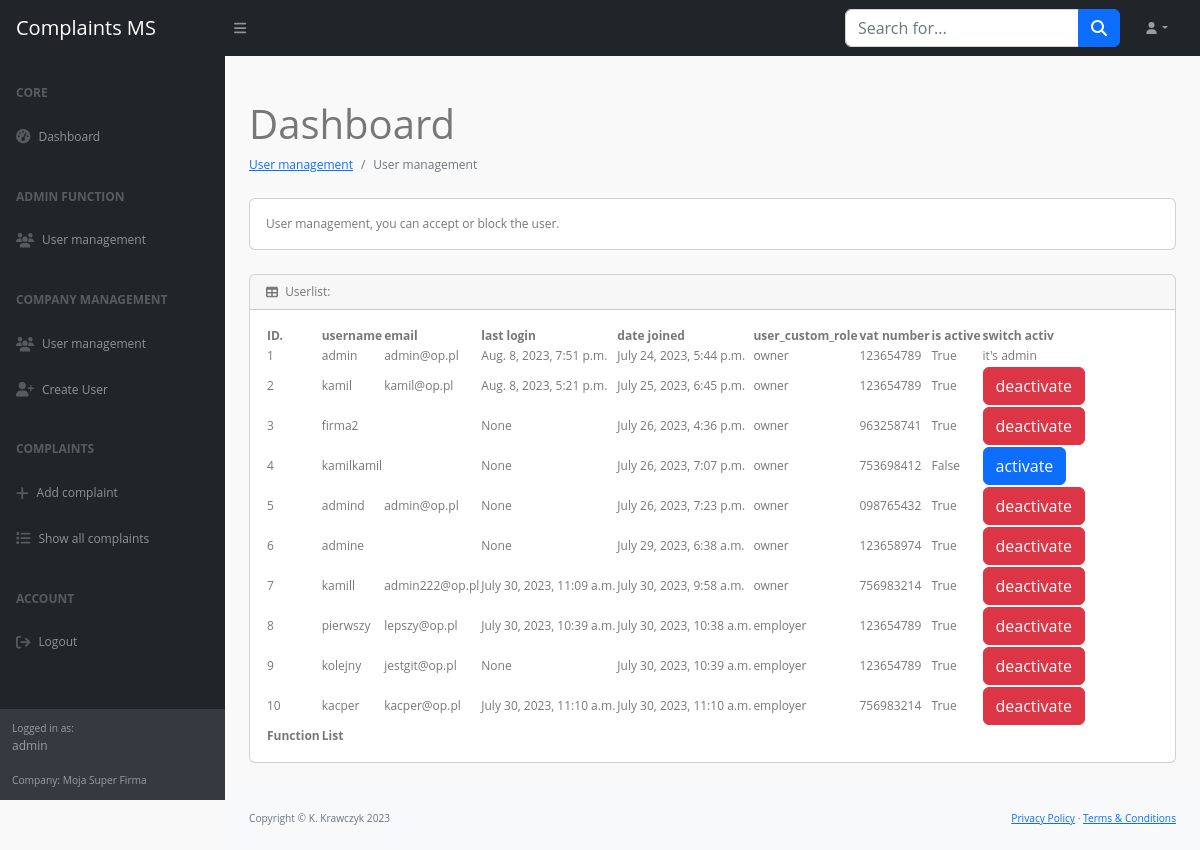
Before: /adm/user/ (signed in) with the older database file.
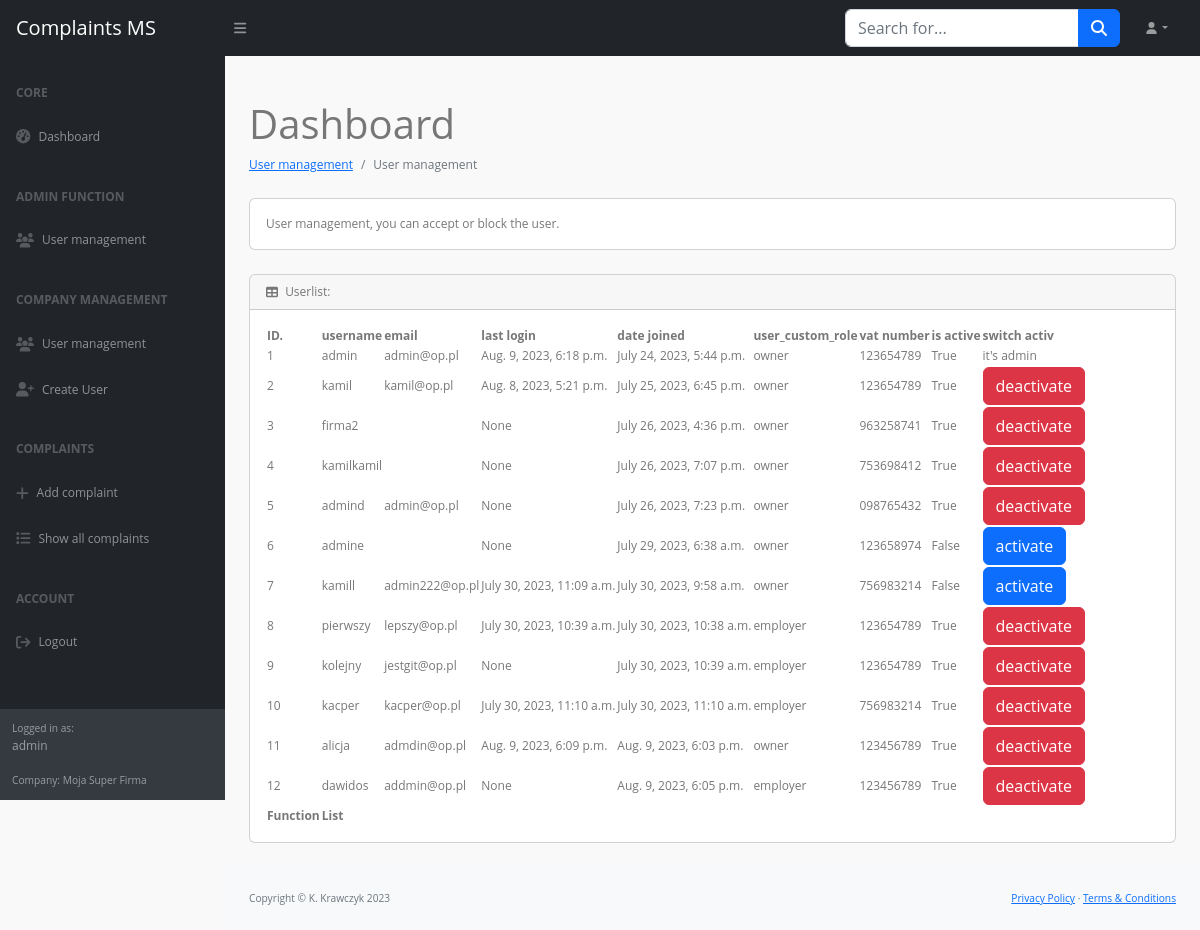
After: the same page with the newer database file.
### complaints/models.py (models this page shows)
class MyUser(AbstractUser):
    company = models.ForeignKey(Company, on_delete=models.CASCADE, null=True, blank=True)
    user_custom_role = models.IntegerField(choices=USER_ROLE, default=2)

class Company(models.Model):
    name = models.CharField(max_length=64, null=True, blank=True)
    nip = models.CharField(max_length=16, primary_key=True)
    adress = models.CharField(max_length=64, null=True, blank=True)

### complaints/views_admin.py (the view)
# urls.py: path('adm/user/', AdminUser.as_view()),
class AdminUser(View):
    def get(self, request):
        if not request.user.is_superuser:
            return render(request, 'admin/no_permissions.html')
        ctx = {
            'users': User.objects.all(),
            'link': "/adm"
        }
        return render(request, 'admin/user.html', ctx)

### complaints/my_context_processor.py (called while the page is built)
def my_cp(request):
    user = request.user
    ctx = {}
    if user.is_authenticated:
        ctx.update({
            'current_user': user
        })
    return ctx

### complaints/templates/admin/user.html (shortened to what this page needs)
{% extends 'user/../base.html' %}
{% block main %}
<main>
    <div class="container-fluid px-4">
        <h1 class="mt-4">Dashboard</h1>
        <ol class="breadcrumb mb-4">
            <li class="breadcrumb-item"><a href="">User management</a></li>
            <li class="breadcrumb-item active">User management</li>
        </ol>
        <div class="card mb-4">
            <div class="card-body">
                User management, you can accept or block the user.
            </div>
        </div>
        <div class="card mb-4">
            <div class="card-header">
                <i class="fas fa-table me-1"></i>
                Userlist:
            </div>
            <div class="card-body">
                <table id="datatablesSimple">
                    <thead>
                        <tr>
                            <th>ID.</th>
                            <th>username</th>
                            <th>email</th>
                            <th>last login</th>
                            <th>date joined</th>
                            <th>user_custom_role</th>
                            <th>vat number</th>
                            <th>is active</th>
                            <th>switch activ</th>
                        </tr>
                    </thead>
                    <tfoot>
                        <tr>
                            <th>Function</th>
                            <th>List</th>
                        </tr>
                    </tfoot>
                    <tbody>
                        {% for user in users %}
                        <tr>
                            <td>{{ user.id }}</td>
                            <td>{{ user.username }}</td>
                            <td>{{ user.email }}</td>
                            <td>{{ user.last_login }}</td>
                            <td>{{ user.date_joined }}</td>
                            <td>
                            {% if user.user_custom_role == 1 %} admin
                            {% elif user.user_custom_role == 2 %}owner
                            {% elif user.user_custom_role == 3 %}employer
                            {% endif %}
                            </td>
                            <td>{{ user.company_id }}</td>
                            <td>{{ user.is_active }}</td>
                            <td>
                                {% if user.is_superuser %}
                                    it's admin
                                {% else %}
                                    {% if user.is_active %}
                                        <a class="btn btn-danger" href="{{ link }}/0/{{ user.id }}/">deactivate</a>
                                    {% else %}
                                        <a class="btn btn-primary" href="{{ link }}/1/{{ user.id }}/">activate</a>
                                    {% endif %}
                                {% endif %}
                            </td>
                        </tr>
                        {% endfor %}
                    </tbody>
                </table>
            </div>
        </div>
    </div>
</main>
{% endblock %}

### complaints/templates/base.html (shortened to what this page needs)
<!DOCTYPE html>
<html lang="en">
    <head>
        {% load static %}
        <link href="https://cdn.jsdelivr.net/npm/simple-datatables@7.1.2/dist/style.min.css" rel="stylesheet" />
        <link href="{% static 'css/styles.css' %}" rel="stylesheet" />
    </head>
    <body class="sb-nav-fixed">
        {% include 'nav_top.html' %}
        <div id="layoutSidenav">
            {% include 'navbar_left.html' %}
            <div id="layoutSidenav_content">
                {% block main %}{% endblock %}
                {% include 'footer.html' %}
            </div>
        </div>
    </body>
</html>

### complaints/templates/nav_top.html (shortened to what this page needs)
<nav class="sb-topnav navbar navbar-expand navbar-dark bg-dark">
            <a class="navbar-brand ps-3" href="">Complaints MS</a>
            <button class="btn btn-link btn-sm order-1 order-lg-0 me-4 me-lg-0" id="sidebarToggle" href="#!"><i class="fas fa-bars"></i></button>
            <form class="d-none d-md-inline-block form-inline ms-auto me-0 me-md-3 my-2 my-md-0">
                <div class="input-group">
                    <input class="form-control" type="text" placeholder="Search for..." aria-label="Search for..." aria-describedby="btnNavbarSearch" />
                    <button class="btn btn-primary" id="btnNavbarSearch" type="button"><i class="fas fa-search"></i></button>
                </div>
            </form>
            <ul class="navbar-nav ms-auto ms-md-0 me-3 me-lg-4">
                <li class="nav-item dropdown">
                    <a class="nav-link dropdown-toggle" id="navbarDropdown" href="#" role="button" data-bs-toggle="dropdown" aria-expanded="false"><i class="fas fa-user fa-fw"></i></a>
                </li>
            </ul>
        </nav>

### complaints/templates/navbar_left.html
<div id="layoutSidenav_nav">
                <nav class="sb-sidenav accordion sb-sidenav-dark" id="sidenavAccordion">
                    <div class="sb-sidenav-menu">
                        <div class="nav">
                            <div class="sb-sidenav-menu-heading">Core</div>
                            <a class="nav-link" href="/panel/home/">
                                <div class="sb-nav-link-icon"><i class="fas fa-tachometer-alt"></i></div>
                                Dashboard
                            </a>
                            <div class="sb-sidenav-menu-heading">Admin function</div>
                            <a class="nav-link" href="/adm/user">
                                <div class="sb-nav-link-icon"><i class="fa-solid fa-users"></i></div>
                                User management
                            </a>
                            <div class="sb-sidenav-menu-heading">Company management</div>
                            <a class="nav-link" href="/panel/users/">
                                <div class="sb-nav-link-icon"><i class="fa-solid fa-users"></i></div>
                                User management
                            </a>
                            <a class="nav-link" href="/panel/add_user/">
                                <div class="sb-nav-link-icon"><i class="fa-solid fa-user-plus"></i></div>
                                Create User
                            </a>
                            <div class="sb-sidenav-menu-heading">Complaints</div>
                            <a class="nav-link" href="/panel/add-compaint/">
                                <div class="sb-nav-link-icon"><i class="fa-solid fa-plus"></i></div>
                                Add complaint
                            </a>
                            <a class="nav-link" href="/panel/complaints/">
                                <div class="sb-nav-link-icon"><i class="fa-solid fa-list"></i></div>
                                Show all complaints
                            </a>
                            <div class="sb-sidenav-menu-heading">Account</div>
                            <a class="nav-link" href="/logout/">
                                <div class="sb-nav-link-icon"><i class="fa-solid fa-arrow-right-from-bracket"></i></div>
                                Logout
                            </a>
                        </div>
                    </div>
                    <div class="sb-sidenav-footer">
                        <div class="small">Logged in as:</div>
                        {{ current_user.username }}
                        <br><br>
                        <div class="small">Company:
                        {{ current_user.company.name }}</div>
                    </div>
                </nav>
            </div>

### complaints/templates/footer.html
<footer class="py-4 bg-light mt-auto">
    <div class="container-fluid px-4">
        <div class="d-flex align-items-center justify-content-between small">
            <div class="text-muted">Copyright &copy; K. Krawczyk 2023</div>
            <div>
                <a href="">Privacy Policy</a>
                &middot;
                <a href="">Terms &amp; Conditions</a>
            </div>
        </div>
    </div>
</footer>

Changed rows visible on the page:
changed MyUser "admin": last_login "Aug. 8, 2023, 7:51 p.m." → "Aug. 9, 2023, 6:18 p.m."
changed MyUser "kamilkamil": is_active "False" → "True"; is_active "activate" → "deactivate"
changed MyUser "admine": is_active "True" → "False"; is_active "deactivate" → "activate"
changed MyUser "kamill": is_active "True" → "False"; is_active "deactivate" → "activate"
added MyUser: id "11", username "alicja", email "admdin@op.pl", last_login "Aug. 9, 2023, 6:09 p.m.", date_joined "Aug. 9, 2023, 6:03 p.m.", user_custom_role "owner", company_id "123456789", is_active "True"
added MyUser: id "12", username "dawidos", email "addmin@op.pl", last_login "None", date_joined "Aug. 9, 2023, 6:05 p.m.", user_custom_role "employer", company_id "123456789", is_active "True"
